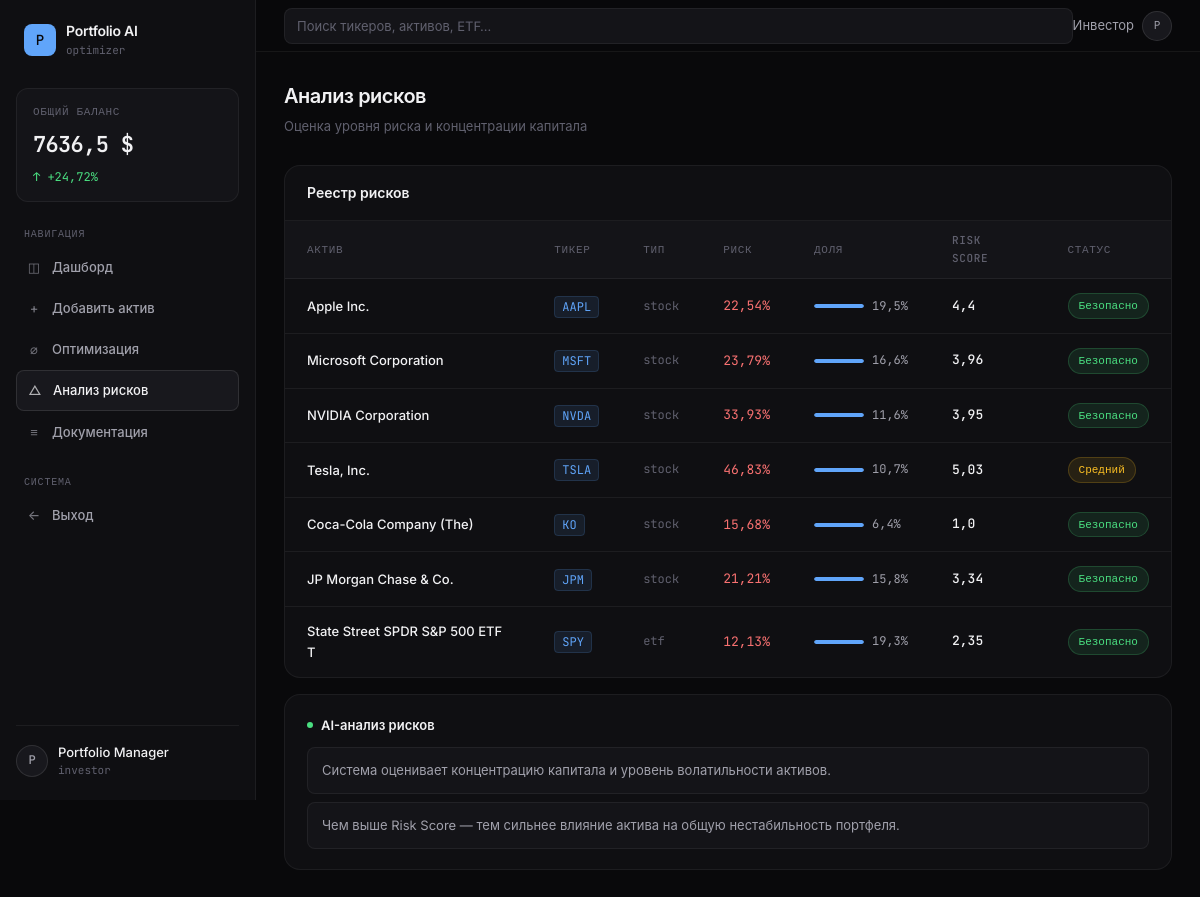
Page /risks/ (signed in) on the committed database.
### core/models.py (models this page shows, shortened)
class Asset(models.Model):
    ASSET_TYPES = [
        ('stock',  'Акция'),
        ('bond',   'Облигация'),
        ('etf',    'ETF'),
        ('cash',   'Деньги'),
        ('crypto', 'Криптовалюта'),
        ('metal',  'Драгметалл'),
        ('other',  'Другое'),
    ]
    portfolio     = models.ForeignKey(Portfolio, on_delete=models.CASCADE, related_name='assets', verbose_name='Портфель', null=True, blank=True)
    owner         = models.ForeignKey(User, on_delete=models.CASCADE, verbose_name='Пользователь')
    name          = models.CharField(max_length=100, verbose_name='Название актива')
    ticker        = models.CharField(max_length=30, verbose_name='Тикер')
    asset_type    = models.CharField(max_length=20, choices=ASSET_TYPES, default='stock', verbose_name='Тип актива')
    quantity      = models.FloatField(default=1, verbose_name='Количество')
    current_price = models.DecimalField(max_digits=12, decimal_places=2, default=0, verbose_name='Текущая цена')
    amount        = models.DecimalField(max_digits=12, decimal_places=2, default=0, verbose_name='Стоимость позиции')
    avg_buy_price = models.DecimalField(max_digits=12, decimal_places=2, default=0, verbose_name='Средняя цена покупки', null=True, blank=True)
    expected_return = models.FloatField(default=10, verbose_name='Ожидаемая доходность, %')
    risk          = models.FloatField(default=15, verbose_name='Риск, %')
    created_at    = models.DateTimeField(auto_now_add=True)
    updated_at    = models.DateTimeField(auto_now=True)
    class Meta:
        verbose_name        = 'Актив'
        verbose_name_plural = 'Активы'

### core/views.py (the view)
# urls.py: path('risks/', views.risk_analysis, name='risks'),
@login_required
def risk_analysis(request):
    assets = Asset.objects.filter(owner=request.user)
    total  = sum(float(a.amount) for a in assets)
    result = []
    for asset in assets:
        weight = float(asset.amount) / total if total > 0 else 0
        score  = round(asset.risk * weight, 2)
        color  = 'danger' if score > 10 else ('warning' if score > 5 else 'safe')
        result.append({
            'name':       asset.name,
            'ticker':     asset.ticker,
            'asset_type': asset.asset_type,
            'risk':       asset.risk,
            'weight':     round(weight * 100, 1),
            'score':      score,
            'color':      color,
        })
    return render(request, 'core/risks.html', {'analyzed_assets': result})

### core/context_processors.py (called while the page is built)
def portfolio_data(request):
    if not request.user.is_authenticated:
        return {
            'sidebar_total_amount':  0,
            'sidebar_portfolio_return': 0,
        }
    cache_key = f'sidebar_{request.user.id}'
    cached    = cache.get(cache_key)
    if cached:
        return cached
    assets       = Asset.objects.filter(owner=request.user).only('amount', 'expected_return')
    total_amount = sum(float(a.amount) for a in assets)
    portfolio_return = 0
    for asset in assets:
        weight = float(asset.amount) / total_amount if total_amount > 0 else 0
        portfolio_return += weight * asset.expected_return
    data = {
        'sidebar_total_amount':     round(total_amount, 2),
        'sidebar_portfolio_return': round(portfolio_return, 2),
    }
    cache.set(cache_key, data, 60)  # 1 минута
    return data

### core/templates/core/risks.html
{% extends 'core/base.html' %}
{% block content %}
<div class="page-header">
    <div>
        <div class="page-title">Анализ рисков</div>
        <div class="page-subtitle">Оценка уровня риска и концентрации капитала</div>
    </div>
</div>
<div class="table-wrap" style="margin-bottom:16px;">
    <div class="table-head">
        <div class="table-head-title">Реестр рисков</div>
    </div>
    <table>
        <thead>
            <tr>
                <th>Актив</th>
                <th>Тикер</th>
                <th>Тип</th>
                <th>Риск</th>
                <th>Доля</th>
                <th>Risk Score</th>
                <th>Статус</th>
            </tr>
        </thead>
        <tbody>
        {% for asset in analyzed_assets %}
        <tr>
            <td style="font-weight:500;">{{ asset.name }}</td>
            <td><span class="ticker-link">{{ asset.ticker }}</span></td>
            <td style="color:var(--text-3); font-family:var(--mono); font-size:12px;">{{ asset.asset_type }}</td>
            <td><span class="red" style="font-family:var(--mono);">{{ asset.risk }}%</span></td>
            <td>
                <div style="display:flex; align-items:center; gap:8px;">
                    <div class="progress-track" style="width:50px; margin:0;">
                        <div class="progress-fill" style="--progress-width:{{ asset.weight }}%;"></div>
                    </div>
                    <span style="font-family:var(--mono); font-size:12px; color:var(--text-2);">{{ asset.weight }}%</span>
                </div>
            </td>
            <td style="font-family:var(--mono); font-weight:500;">{{ asset.score }}</td>
            <td>
                {% if asset.color == 'danger' %}
                    <span class="badge badge-red">Критический</span>
                {% elif asset.color == 'warning' %}
                    <span class="badge badge-amber">Средний</span>
                {% else %}
                    <span class="badge badge-green">Безопасно</span>
                {% endif %}
            </td>
        </tr>
        {% endfor %}
        </tbody>
    </table>
</div>
<div class="ai-box">
    <div class="ai-box-title"><span class="ai-dot"></span> AI-анализ рисков</div>
    <div class="ai-item">Система оценивает концентрацию капитала и уровень волатильности активов.</div>
    <div class="ai-item">Чем выше Risk Score — тем сильнее влияние актива на общую нестабильность портфеля.</div>
</div>
{% endblock %}

### core/templates/core/base.html (style rules this page uses)
*, *::before, *::after { box-sizing: border-box; margin: 0; padding: 0; }
:root { --bg: #09090b; --bg-2: #0f0f12; --bg-3: #141418; --bg-4: #18181d; --border: rgba(255,255,255,0.06); --border-md: rgba(255,255,255,0.10); --text-1: #f1f1f3; --text-2: #a0a0ab; --text-3: #60606e; --green: #4ade80; --green-dim: rgba(74,222,128,0.10); --red: #f87171; --red-dim: rgba(248,113,113,0.10); --blue: #60a5fa; --blue-dim: rgba(96,165,250,0.10); --amber: #fbbf24; --amber-dim: rgba(251,191,36,0.10); --radius: 8px; --radius-lg: 12px; --radius-xl: 16px; --mono: 'JetBrains Mono', monospace; --sans: 'Inter', -apple-system, sans-serif; --sidebar-w: 256px; }
html { scroll-behavior: smooth; }
body { background: var(--bg); color: var(--text-1); font-family: var(--sans); font-size: 14px; line-height: 1.6; -webkit-font-smoothing: antialiased; animation: pageFade 0.35s ease; }
.page-header { margin-bottom: 28px; }
.page-title { font-size: 20px; font-weight: 600; color: var(--text-1); letter-spacing: -0.025em; }
.page-subtitle { font-size: 13px; color: var(--text-3); margin-top: 4px; }
.red { color: var(--red); }
.table-wrap { background: var(--bg-2); border: 1px solid var(--border); border-radius: var(--radius-xl); overflow: hidden; }
.table-head { display: flex; justify-content: space-between; align-items: center; padding: 16px 22px; border-bottom: 1px solid var(--border); }
.table-head-title { font-size: 14px; font-weight: 600; color: var(--text-1); }
table { width: 100%; border-collapse: collapse; }
table th { text-align: left; padding: 11px 22px; font-size: 11px; font-weight: 500; color: var(--text-3); font-family: var(--mono); text-transform: uppercase; letter-spacing: 0.06em; border-bottom: 1px solid var(--border); background: var(--bg-3); }
table td { padding: 14px 22px; border-bottom: 1px solid var(--border); font-size: 13px; color: var(--text-1); }
table tbody tr:last-child td { border-bottom: none; }
table tbody tr { transition: background 0.1s; }
.badge { display: inline-flex; align-items: center; padding: 3px 10px; border-radius: 20px; font-size: 11px; font-weight: 500; font-family: var(--mono); }
.badge-green { background: var(--green-dim); color: var(--green); border: 1px solid rgba(74,222,128,0.2); }
.badge-amber { background: var(--amber-dim); color: var(--amber); border: 1px solid rgba(251,191,36,0.2); }
.ticker-link { font-family: var(--mono); font-size: 12px; color: var(--blue); text-decoration: none; padding: 2px 7px; background: var(--blue-dim); border-radius: 4px; border: 1px solid rgba(96,165,250,0.15); transition: border-color 0.15s; }
.ai-box { background: var(--bg-2); border: 1px solid var(--border); border-radius: var(--radius-xl); padding: 20px 22px; margin-top: 16px; }
.ai-box-title { font-size: 13px; font-weight: 600; color: var(--text-1); margin-bottom: 12px; display: flex; align-items: center; gap: 8px; }
.ai-dot { width: 6px; height: 6px; border-radius: 50%; background: var(--green); animation: pulse 2s ease-in-out infinite; }
.ai-item { background: var(--bg-3); border: 1px solid var(--border); border-radius: var(--radius); padding: 12px 14px; font-size: 13px; color: var(--text-2); line-height: 1.6; margin-bottom: 8px; }
.ai-item:last-child { margin-bottom: 0; }
.progress-track { height: 4px; background: var(--bg-4); border-radius: 2px; overflow: hidden; margin-bottom: 6px; }
.progress-fill { height: 100%; border-radius: 2px; background: var(--blue); width: var(--progress-width, 0%); transition: width 0.6s ease; }

### rows in the picture
Asset: name "Apple Inc.", ticker "AAPL", asset_type "stock", risk "22,54"
Asset: name "Microsoft Corporation", ticker "MSFT", asset_type "stock", risk "23,79"
Asset: name "NVIDIA Corporation", ticker "NVDA", asset_type "stock", risk "33,93"
Asset: name "Tesla, Inc.", ticker "TSLA", asset_type "stock", risk "46,83"
Asset: name "Coca-Cola Company (The)", ticker "KO", asset_type "stock", risk "15,68"
Asset: name "JP Morgan Chase & Co.", ticker "JPM", asset_type "stock", risk "21,21"
Asset: name "State Street SPDR S&P 500 ETF T", ticker "SPY", asset_type "etf", risk "12,13"

### other values in the picture
{{ sidebar_total_amount }} "7636,5"
{{ sidebar_portfolio_return }} "24,72"
{{ asset.weight }} "19,5" "16,6" "11,6" "10,7" "6,4" "15,8" "19,3"
{{ asset.score }} "4,4" "3,96" "3,95" "5,03" "1,0" "3,34" "2,35"
